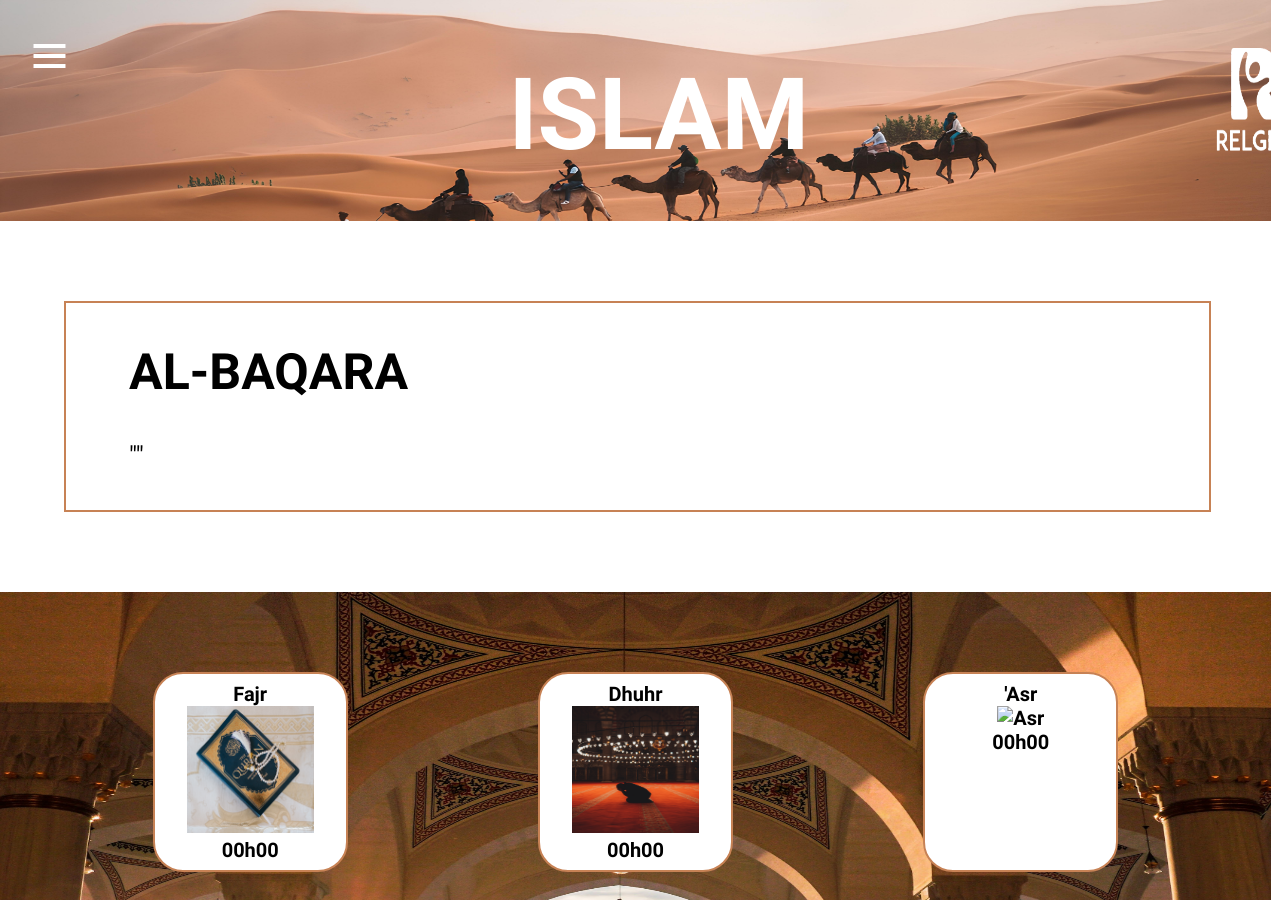
/sourate-du-jour/ (upper part), run on an earlier commit of the app's database.
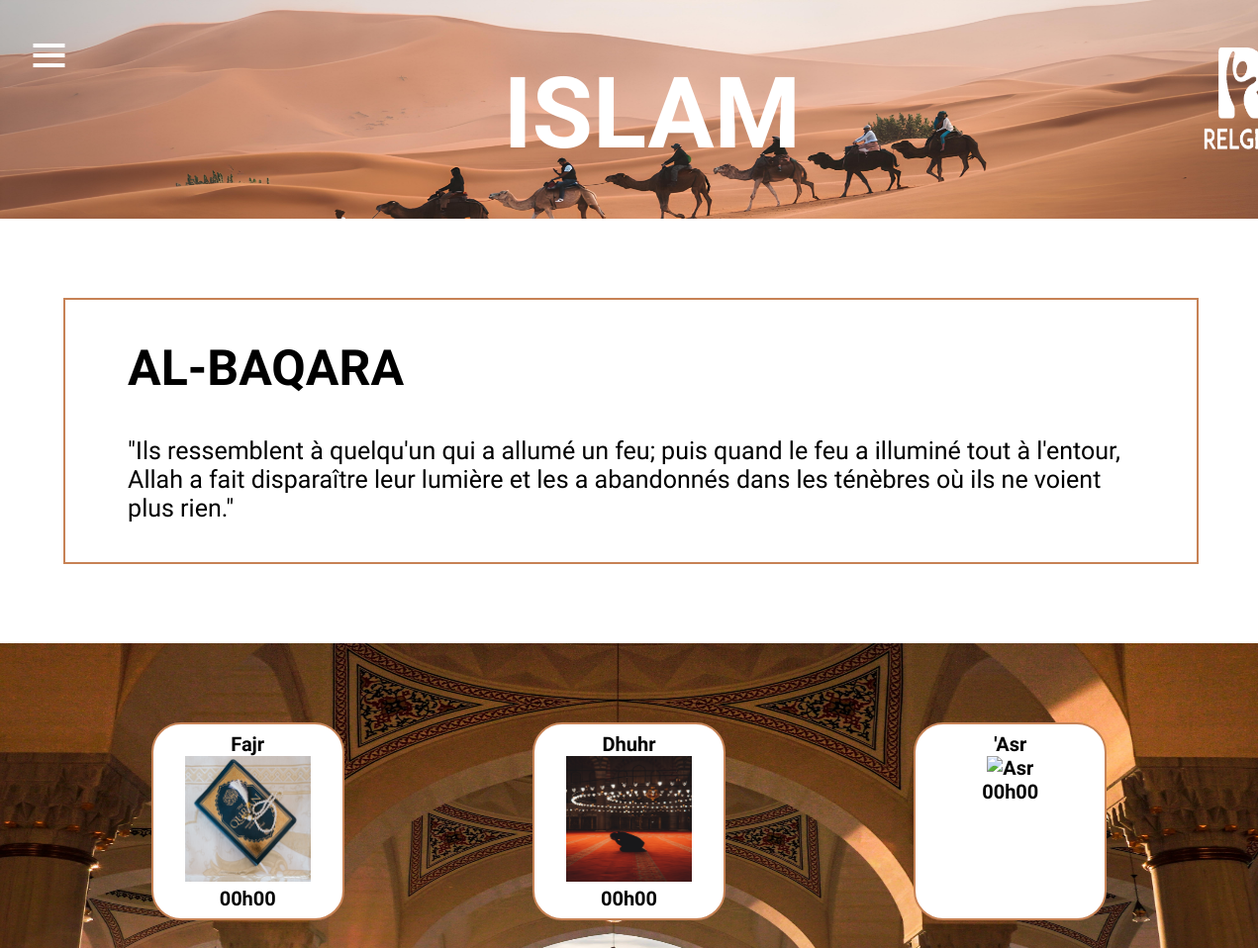
And on a later commit of the database.
### sourates/models.py (models this page shows, shortened)
class Title(models.Model):
    name = models.fields.CharField(max_length=3000)
    verset = models.fields.CharField(max_length=5000)
    n_verset = models.fields.IntegerField(
    validators=[MinValueValidator(1), MaxValueValidator(286)]
    )

### sourates/views.py (the view)
# urls.py: path('sourate-du-jour/',views.sourates, name ='islam'),
def sourates(request):
    titles = Title.objects.all()
    return render(request,'sourates/sourates.html', {'titles' : titles})

### sourates/templates/sourates/sourates.html (shortened to what this page needs)
{% extends 'sourates/base.html' %}
{% block content %}
    {% load static %}
    <header class='islam'>
        <div class='container1'>
            <nav>
                <label for="checknav" class="menu-deroulant">
                    <i class='bx bx-menu' id="open"></i>
                </label>
            </nav>
            <h1>ISLAM</h1>
            <img src="{% static 'sourates/assets/logo.png' %}" alt="Logo">
        </div>
    </header>
    <main>
        <div class='sourate'>
            <h3>{{ titles.1.name }}</h3>
            <p>"{{ titles.1.verset }}"</p>
        </div>
        <div class='priere'>
            <div class='info1'>
                <div class='info'>
                    <p>Fajr</p>
                    <img src="{% static 'sourates/assets/Fajr.jpg' %}" alt="Fajr">
                    <p>00h00</p>
                </div>
                <div class='info'>
                    <p>Dhuhr</p>
                    <img src="{% static 'sourates/assets/Dhuhr.jpg' %}" alt="Dhuhr">
                    <p>00h00</p>
                </div>
                <div class='info'>
                    <p>'Asr</p>
                    <img src="{% static 'sourates/assets/Asr.jpg' %}" alt="Asr">
                    <p>00h00</p>
                </div>
            </div>
            <div class='info1'>
            </div>
        </div>
    </main>
{% endblock %}

### sourates/templates/sourates/base.html (shortened to what this page needs)
<!DOCTYPE html>
{% load static %}
<html lang="en">
<head>
    <link rel="stylesheet" href="{% static 'sourates/style.css' %}" />
    <link href='https://unpkg.com/boxicons@2.1.4/css/boxicons.min.css' rel='stylesheet'>
</head>
<body>
    {% block content %}{% endblock %}
</body>
</html>

### static/sourates/style.css (style rules this page uses)
* { margin: 0; }
.islam { background: url(assets/desert.jpg); background-size: 100% 100%; }
.menu-deroulant i { position: fixed; font-size: 48px; color: white; padding-top: 4vh; padding-left: 2vw; z-index: 2; }
.container1 { display: flex; flex-direction: row; }
.container1 h1 { padding-left: 40vw; animation: slideTopToBottom 1.5s ease-in-out; padding-bottom: 6vh; }
.container1 img { padding-top: 2vh; width: 10vw; height: 20vh; padding-left: 30vw; }
h1 { text-align: center; padding-top: 7vh; padding-bottom: 11vh; font-size: 100px; color: white; font-family: 'Istok Web', sans-serif; transition: opacity 0.7s; animation: slideBottomToTop 1.5s ease-in-out; }
.sourate { margin-left: 5vw; margin-top: 10vh; width: 80vw; padding: 5vh 5vw; border: solid 2px #C78255; }
.sourate h3 { font-size: 50px; padding-bottom: 5vh; font-family: 'Istok Web', sans-serif; animation: slideLeftToRight 1.5s ease-in-out; }
.sourate p { font-size: 25px; font-family: 'Sawarabi Mincho', serif; animation: slideLeftToRight 1.5s ease-in-out; }
.priere { margin-top: 10vh; background-image: url(assets/priere.jpg); background-size: 100% 100%; height: 100vh; }
.priere img { width: 10vw; height: 10vw; }
.info { padding-top: 1vh; padding-bottom: 1vh; width: 15vw; text-align: center; background-color: white; border: solid 2px #C78255; border-radius: 30px; font-size: 20px; font-family: 'Istok Web', sans-serif; font-weight: 600; }
.info1 { display: flex; flex-direction: row; justify-content: center; gap: 15vw; padding-top: 10vh; }

What changed in the data, as far as the page shows it:
changed Title "AL-BAQARA": verset (not shown) → "Ils ressemblent à quelqu'un qui a allumé un feu; puis quand le feu a illuminé tout à l'entour, Allah a fait disparaître leur lumière et les a abandonnés dans les ténèbres où ils ne voient plus rien."
